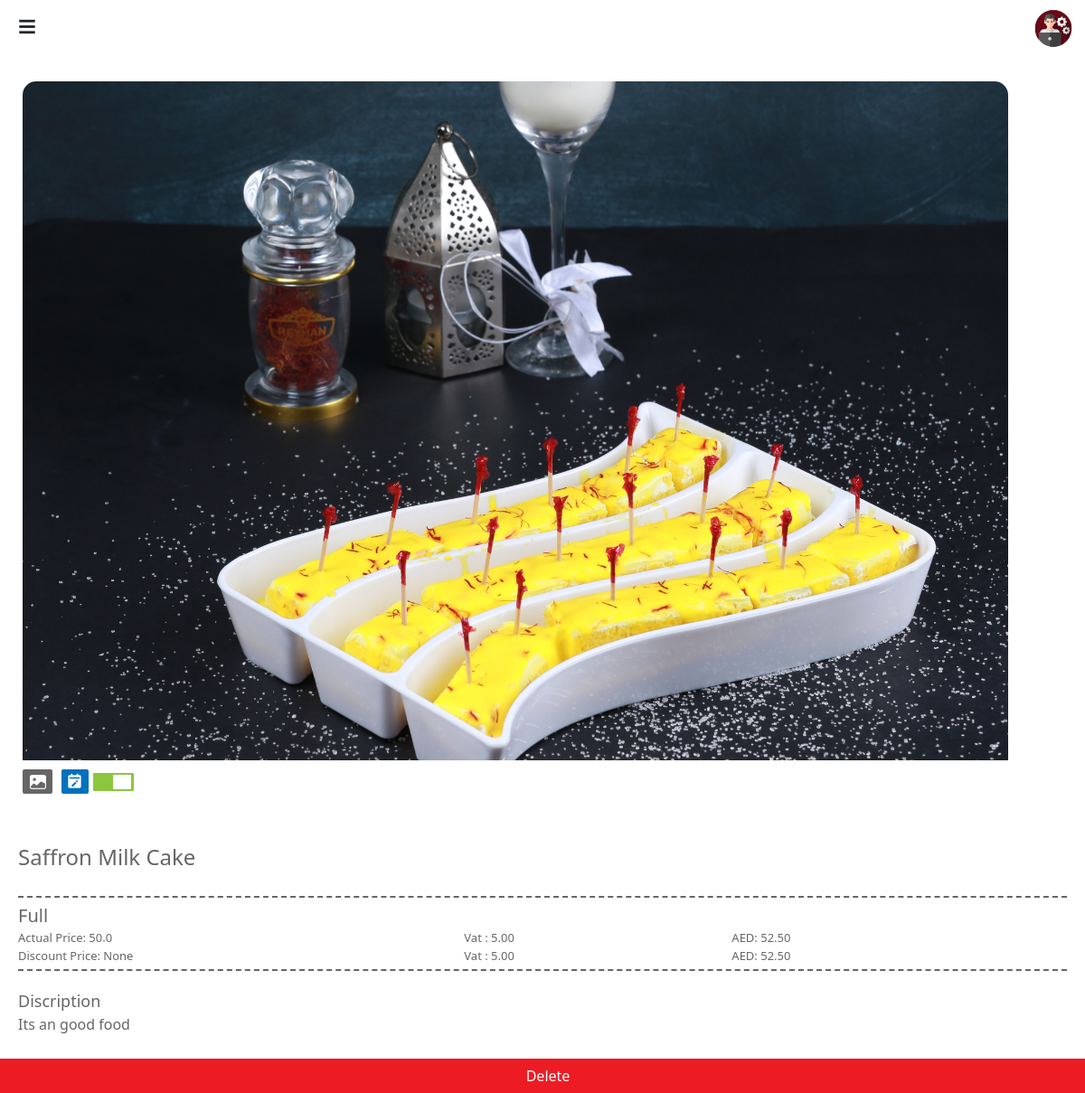
The page /product/53/ (signed in) on the database its author committed.
### adminapp/models.py (models this page shows, shortened)
class Product(models.Model):
    name = models.CharField(max_length=100)
    category = models.ManyToManyField(Category)
    image = models.ImageField(upload_to='product_image', null=True)
    description = models.CharField(max_length=100, null=True)
    availability = models.BooleanField(default=False)

class ProductPrice(models.Model):
    product = models.ForeignKey(Product, on_delete=models.CASCADE)
    name = models.CharField(max_length=50)
    actual_price = models.FloatField()
    discount_price = models.FloatField(null=True, blank=True)
    tax = models.DecimalField(max_digits=5, decimal_places=2)
    def calculate_actual_price_with_tax(self):
        price = self.actual_price
        tax_amount = Decimal(price) * Decimal(self.tax) / 100
        actual_price_with_tax = Decimal(price) + tax_amount
        return actual_price_with_tax
    def calculate_discount_price_with_tax(self):
        if self.discount_price is not None:  # Check if discount price is available
            price = self.discount_price
        else:
            price = self.actual_price
        tax_amount = Decimal(price) * Decimal(self.tax) / 100
        discount_price_with_tax = Decimal(price) + tax_amount
        return discount_price_with_tax

### adminapp/views.py (the view)
# urls.py: path('product/<int:product_id>/', views.product_detail, name='product_detail'),
@login_required
def product_detail(request, product_id):
    product = get_object_or_404(Product, pk=product_id)
    product_prices = product.productprice_set.all()
    for price in product_prices:
        price.actual_price_with_tax = price.calculate_actual_price_with_tax()
        price.discount_price_with_tax = price.calculate_discount_price_with_tax()
    return render(request, 'product_detail.html', {'product': product, 'product_prices': product_prices})

### adminapp/templates/product_detail.html (shortened to what this page needs)
<!DOCTYPE html>
{% load static %}
<html lang="en">
<head>
    <link href="https://cdn.jsdelivr.net/npm/bootstrap@5.3.0-alpha3/dist/css/bootstrap.min.css" rel="stylesheet">
    <link rel="stylesheet" href="https://cdn.jsdelivr.net/npm/bootstrap-icons@1.10.5/font/bootstrap-icons.css">
    <link href='https://unpkg.com/boxicons@2.1.4/css/boxicons.min.css' rel='stylesheet'>
	<link rel="stylesheet" href="https://cdnjs.cloudflare.com/ajax/libs/font-awesome/5.15.4/css/all.min.css">
	<link rel="stylesheet" href="{% static 'css/product-detail.css' %}">
	<link rel="stylesheet" href="{% static 'css/animated.css' %}">
	<link rel="stylesheet" href="{% static 'css/img-dropdown.css' %}">
</head>
<body>
    <header>
        <div class="menu-icon" id="menuIcon">
            <i class="fas fa-bars"></i>
        </div>
		<div class="admin-profile">
			<div class="dropdown-img">
				<img src="{% static 'images/admin.png' %}" alt="Image" width="50px" style="padding-top: 8px; margin-right: 10px;">
			</div>
		</div>
    </header>
	<div class="container ">
		<div class="row">
		  	<div class="col-12 zoomIn">
				<div class="product-image">
					<img src="{{ product.image.url }}" alt="" class="centered-image">
				</div>
		  	</div>
		  	<div class="col-12 fade-in-left">
				<div class="buttons">
					<span>
						<a href="{% url 'edit_product_image' product_id=product.id %}" style="text-decoration: none;">
							<i class='bi bi-image-fill' style="background-color: #666666; color: #fff; padding-top: 1px;
																	padding-bottom: 2px; padding-left: 8px; padding-right: 7px;
																	border-radius: 2px; font-size: 18px;">
							</i>
						</a>
					</span>
					<span style="padding-left: 10px;">
						<a href="{% url 'edit_product' product.id %}" style="text-decoration: none;">
							<i class='bx bxs-calendar-edit' style="background-color: #0071bc; color: #fff; padding-top: 3px;
																	padding-bottom: 5px; padding-left: 5px; padding-right: 6px;
																	border-radius: 2px; font-size: 19px;">
							</i>
						</a>
					</span>
					<span style="padding-left: 5px;">
						<label class="switch">
							<span class="slider round"></span>
						</label>
					</span>
				</div>
		  	</div>
		</div>
	</div>
	<div class="items fade-up">
		<div class="product-name" >
			<h4>{{ product.name }}</h4>
		</div>
		{% for price in product_prices %}
			<div  class="price-name">
				{{ price.name }}
			</div>
			<div class="row" style="font-size: 13px; color: #666666;">
				<div class="col-5">
					<span>Actual Price: {{ price.actual_price }}</span>
				</div>
				<div class="col-3">
					<span>Vat :</span> <span>{{ price.tax }}</span>
				</div>
				<div class="col-4" style="font-weight: 500;">
					<span>AED:</span> <span>{{ price.actual_price_with_tax }}</span>
				</div>
			</div>
			<div class="row" style="font-size: 13px; padding-bottom: 5px; color: #666666;">
				<div class="col-5">
					<span>Discount Price: {{ price.discount_price }}</span>
				</div>
				<div class="col-3">
					<span>Vat :</span> <span>{{ price.tax }}</span>
				</div>
				<div class="col-4" style="font-weight: 500;">
					<span>AED:</span> <span>{{ price.discount_price_with_tax }}</span>
				</div>
			</div>
		{% endfor %}
		<div class="discription">
			<div style=" font-size: 18px; font-weight: 400;">Discription</div>
			<p>{{ product.description }}</p>
		</div>
	</div>
	<br>
	<br>
	<div class="delete-button">
		<a href="{% url 'product_delete' product.id %}" onclick="return confirm('Are you sure you want to cancel this order ?')">
			<button class="btn delete">
				Delete
			</button>
		</a>
	</div>
</body>
</html>

### static/css/product-detail.css (style rules this page uses)
body { margin: 0; padding: 0; }
.menu-icon { display: flex; justify-content: center; align-items: center; width: 40px; height: 30px; cursor: pointer; position: fixed; top: 15px; left: 10px; z-index: 100; }
.menu-icon i { font-size: 20px; }
.admin-profile { display: flex; justify-content: end; }
.container { padding: 25px; }
.product-image { display: flex; justify-content: center; margin-top: 10px; }
.centered-image { border-top-left-radius: 15px; border-top-right-radius: 15px; width: 50%; }
@media (max-width: 1300px) { .centered-image { width: 100%; } }
.switch { position: relative; display: inline-block; width: 45px; height: 20px; margin-top: 4px; }
.slider { position: absolute; cursor: pointer; top: 0; left: 0; right: 0; bottom: 0; background-color: #ccc; border-radius: 1px; transition: .4s; }
.slider:before { position: absolute; content: ""; height: 16px; width: 20px; left: 2px; bottom: 2px; background-color: white; border-radius: 1px; transition: .4s; }
input:checked + .slider { background-color: #8cc63f; }
input:checked + .slider:before { transform: translateX(20px); }
.buttons { margin-top: 10px; display: flex; justify-content: center; }
.container { margin-left: 230px; }
@media (max-width:1300px) { .buttons { display: flex; justify-content: flex-start; } }
@media (max-width:1300px) { .container { margin-left: 0px; } }
.product-name { margin-top: 10px; color: #666666; padding-top: 20px; padding-bottom: 20px; }
.discription { border-top: dashed; padding-top: 20px; border-top-width: 2px; border-color: #666666; color: #666666; }
.price-name { font-size: 20px; font-weight: 500; color: #666666; border-top: dashed; border-top-width: 2px; border-color: #666666; padding-top: 5px; }
.delete-button { margin-left: 250px; }
.delete-button a { text-decoration: none; }
.delete { display: flex; justify-content: center; position: fixed; bottom: 0; color: #fff; background-color: #ed1c24; width: 100%; border-radius: 0px; padding-right: 155px; }
.items { margin-left: 280px; margin-right: 20px; }
@media (max-width:1300px) { .delete { padding-right: 0px; } }
@media (max-width:1300px) { .items { margin-left: 20px; margin-right: 20px; } }
@media (max-width:1300px) { .delete-button { margin-left: 0px; } }

### static/css/img-dropdown.css (style rules this page uses)
.dropdown-img { position: relative; display: inline-block; }

### rows shown on the page
Product: image (picture), name "Saffron Milk Cake", description "Its an good food"
ProductPrice: name "Full", actual_price "50.0", tax "5.00", actual_price_with_tax "52.50", discount_price "None", discount_price_with_tax "52.50"
